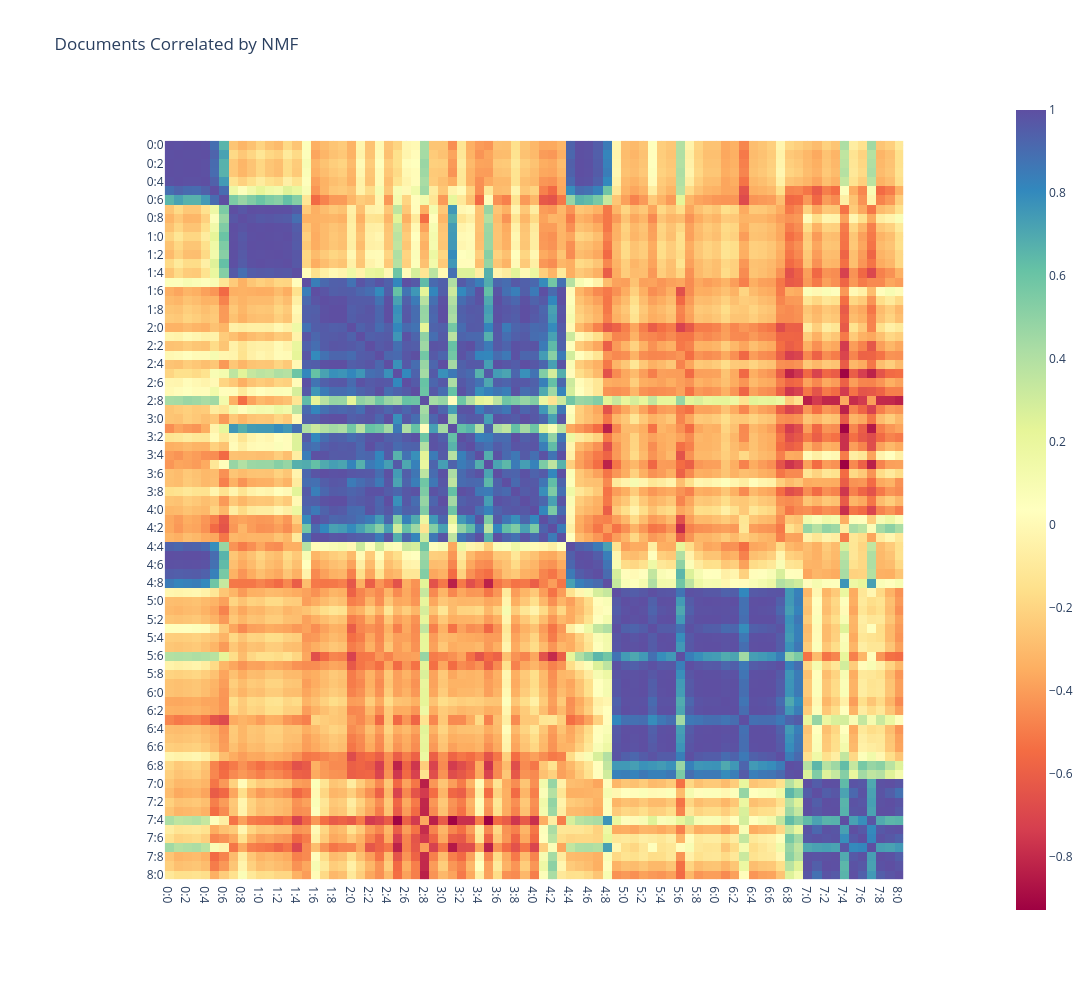

This figure's notebook cell:
### Markdown cell above
# Document Correlation Heatmap

### Code cell
CHM(X, "Documents Correlated by NMF").plot()

### Figure 1 — Plotly figure (JSON) as saved in the notebook; plotly's stock layout.template omitted (floating-point values rounded to 4 significant figures; data arrays with more than 128 entries replaced by an {"elided": "..."} marker saying what was removed)
{"data": [{"coloraxis": "coloraxis", "hovertemplate": "x: %{x}<br>y: %{y}<br>color: %{z}<extra></extra>", "name": "0", "type": "heatmap", "x": ["0:0", "0:1", "0:2", "0:3", "0:4", "0:5", "0:6", "0:7", "0:8", "0:9", "1:0", "1:1", "1:2", "1:3", "1:4", "1:5", "1:6", "1:7", "1:8", "1:9", "2:0", "2:1", "2:2", "2:3", "2:4", "2:5", "2:6", "2:7", "2:8", "2:9", "3:0", "3:1", "3:2", "3:3", "3:4", "3:5", "3:6", "3:7", "3:8", "3:9", "4:0", "4:1", "4:2", "4:3", "4:4", "4:5", "4:6", "4:7", "4:8", "4:9", "5:0", "5:1", "5:2", "5:3", "5:4", "5:5", "5:6", "5:7", "5:8", "5:9", "6:0", "6:1", "6:2", "6:3", "6:4", "6:5", "6:6", "6:7", "6:8", "6:9", "7:0", "7:1", "7:2", "7:3", "7:4", "7:5", "7:6", "7:7", "7:8", "7:9", "8:0"], "xaxis": "x", "y": ["0:0", "0:1", "0:2", "0:3", "0:4", "0:5", "0:6", "0:7", "0:8", "0:9", "1:0", "1:1", "1:2", "1:3", "1:4", "1:5", "1:6", "1:7", "1:8", "1:9", "2:0", "2:1", "2:2", "2:3", "2:4", "2:5", "2:6", "2:7", "2:8", "2:9", "3:0", "3:1", "3:2", "3:3", "3:4", "3:5", "3:6", "3:7", "3:8", "3:9", "4:0", "4:1", "4:2", "4:3", "4:4", "4:5", "4:6", "4:7", "4:8", "4:9", "5:0", "5:1", "5:2", "5:3", "5:4", "5:5", "5:6", "5:7", "5:8", "5:9", "6:0", "6:1", "6:2", "6:3", "6:4", "6:5", "6:6", "6:7", "6:8", "6:9", "7:0", "7:1", "7:2", "7:3", "7:4", "7:5", "7:6", "7:7", "7:8", "7:9", "8:0"], "yaxis": "y", "z": {"elided": "81x81 float values"}}], "layout": {"coloraxis": {"colorscale": [[0, "rgb(158,1,66)"], [0.1, "rgb(213,62,79)"], [0.2, "rgb(244,109,67)"], [0.3, "rgb(253,174,97)"], [0.4, "rgb(254,224,139)"], [0.5, "rgb(255,255,191)"], [0.6, "rgb(230,245,152)"], [0.7, "rgb(171,221,164)"], [0.8, "rgb(102,194,165)"], [0.9, "rgb(50,136,189)"], [1, "rgb(94,79,162)"]]}, "height": 1000, "title": {"text": "Documents Correlated by NMF"}, "width": 1200, "xaxis": {"anchor": "y", "autorange": true, "constrain": "domain", "domain": [0.09325, 0.9067], "range": [-0.5, 80.5], "scaleanchor": "y", "type": "category"}, "yaxis": {"anchor": "x", "autorange": true, "constrain": "domain", "domain": [0, 1], "range": [80.5, -0.5], "type": "category"}}}
